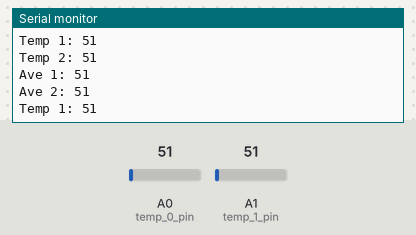
The sketch below on a simulated Arduino Uno, built with avr-gcc and run on an emulated ATmega328P. Shown: the last lines printed to the serial monitor. Inputs (shaded band) come from the test bench; at power-on: A0 (temp_0_pin) = 51, A1 (temp_1_pin) = 51.

Above: at 1.2 s.
1.3 s: A0 (temp_0_pin) set to 93
At 2.0 s:
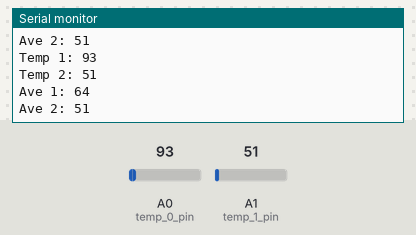
4.3 s: A0 (temp_0_pin) set to 105
At 5.0 s:
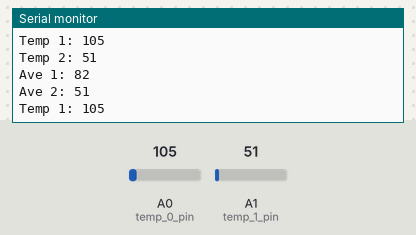
8.8 s: A1 (temp_1_pin) set to 92
At 9.6 s:
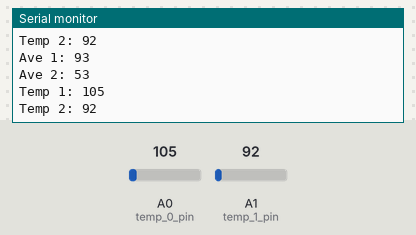
11.8 s: A1 (temp_1_pin) set to 107
At 12.4 s:
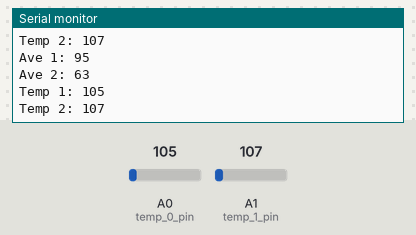
Timing chart, 0 to 14.8 s (numbered marks = the images above; inputs shaded):
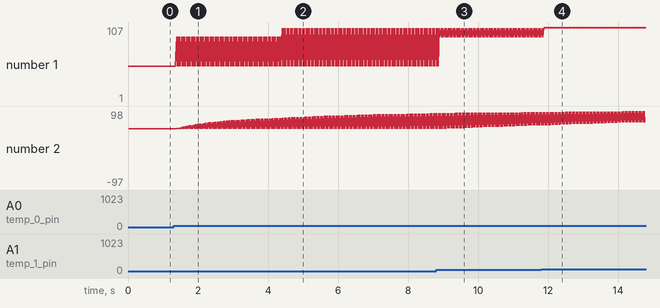

The sketch:

Serial_test.ino
```cpp
int temp_0_pin = A0, temp_1_pin = A1;
int total_0 = 0, total_1 = 0, c = 0;

void setup()
{
  Serial.begin(9600); // opens serial port, sets data rate to 9600 bps
  pinMode(temp_0_pin, INPUT);
  pinMode(temp_1_pin, INPUT);
}

void loop()
{
  int t_0 = analogRead(temp_0_pin);
  int t_1 = analogRead(temp_1_pin);
  Serial.print("Temp 1: ");
  Serial.println(t_0);
  Serial.print("Temp 2: ");
  Serial.println(t_1);
  c = c+1;
  total_0 = total_0 + t_0;
  total_1 = total_1 + t_1;
  int ave_0 = total_0/c;
  int ave_1 = total_1/c;
  Serial.print("Ave 1: ");
  Serial.println(ave_0);
  Serial.print("Ave 2: ");
  Serial.println(ave_1);
}
```

Measured:
- the behaviour switches between 99 and 100 on A0 (temp_0_pin) (found by bisection; images 1 and 2)
- after the input at 1.3 s, the serial monitor: prints a new line after 0.09 s (image 1)
- after the input at 4.3 s, the serial monitor: prints a new line after 0.10 s (image 2)
- after the input at 8.8 s, the serial monitor: prints a new line after 0.11 s (image 3)
- after the input at 11.8 s, the serial monitor: prints a new line after 0.09 s (image 4)
- plotted number 2: 51 → 60 after the input at 8.8 s, 60 → 75 after the input at 11.8 s
